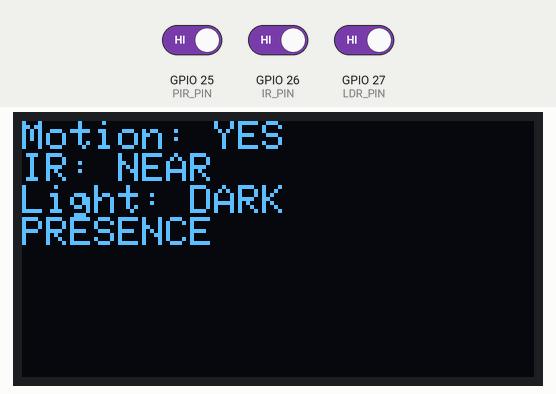
A sketch run on a simulated ESP32. On the bench: 128×64 one-colour display. Inputs (shaded band) come from the test bench; at power-on: GPIO 25 (PIR_PIN) HIGH, GPIO 26 (IR_PIN) HIGH, GPIO 27 (LDR_PIN) HIGH.

Above: at 1.4 s.
1.5 s: GPIO 25 (PIR_PIN) driven LOW
At 2.2 s:
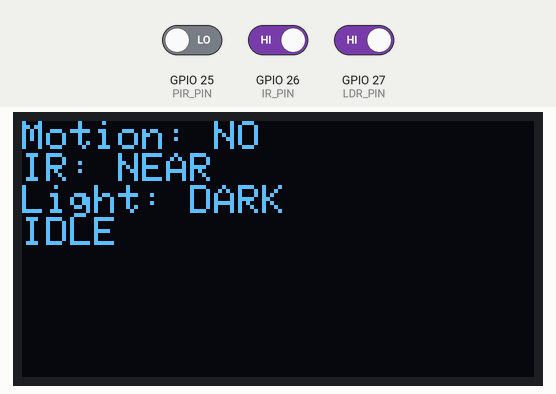
3.1 s: GPIO 26 (IR_PIN) driven LOW
At 4.5 s:
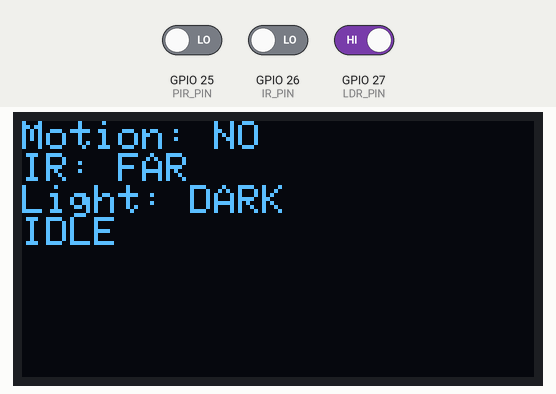
4.8 s: GPIO 27 (LDR_PIN) driven LOW
At 5.5 s:
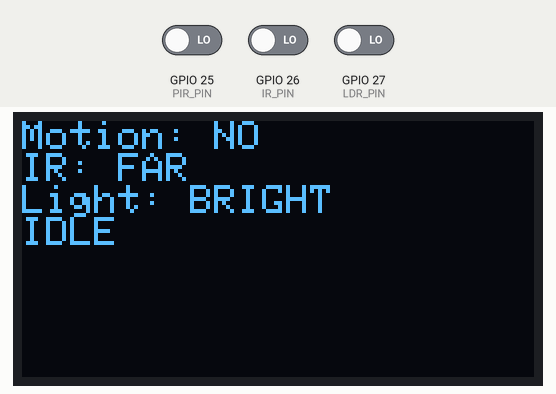
6.4 s: GPIO 25 (PIR_PIN) driven HIGH
At 7.7 s:
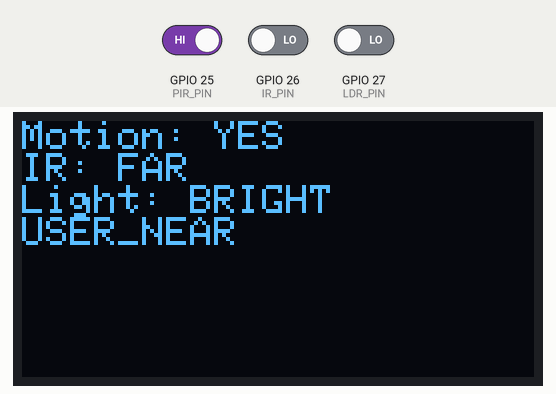
8.0 s: GPIO 26 (IR_PIN) driven HIGH
At 8.8 s:
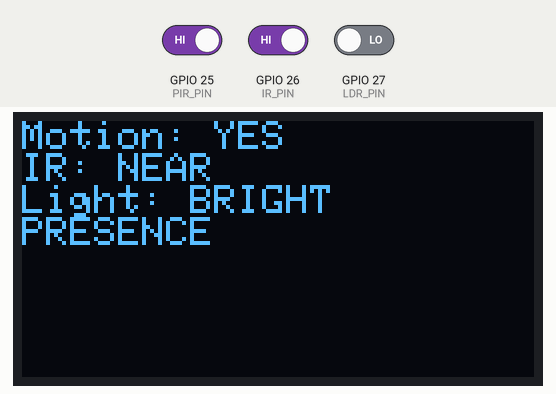
9.6 s: GPIO 25 (PIR_PIN) driven LOW
At 11.1 s:
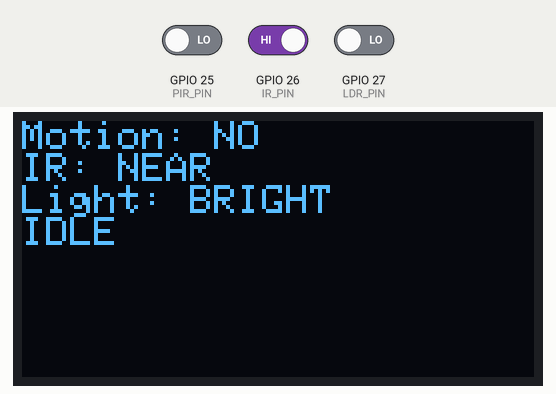
Timing chart, 0 to 12.3 s (numbered marks = the images above; inputs shaded):
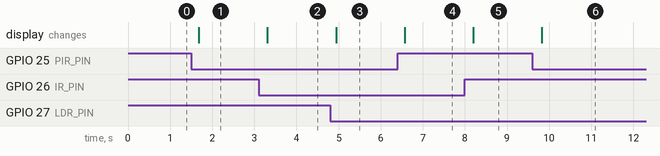

Measured:
- after the input at 1.5 s, the display: changes after 0.18 s (image 1)
- after the input at 3.1 s, the display: changes after 0.21 s (image 2)
- after the input at 4.8 s, the display: changes after 0.14 s (image 3)
- after the input at 6.4 s, the display: changes after 0.17 s (image 4)
- after the input at 8.0 s, the display: changes after 0.20 s (image 5)
- after the input at 9.6 s, the display: changes after 0.22 s (image 6)

The sketch:

_OLED_Multi-sensor_system.ino
```cpp
#include <Wire.h>
#include <Adafruit_GFX.h>
#include <Adafruit_SSD1306.h>

#define SCREEN_WIDTH 128
#define SCREEN_HEIGHT 64

#define OLED_SDA 21
#define OLED_SCL 22

#define PIR_PIN 25
#define IR_PIN 26
#define LDR_PIN 27

Adafruit_SSD1306 display(SCREEN_WIDTH, SCREEN_HEIGHT, &Wire, -1);

bool motionDetected;
bool objectNear;
bool isDark;

enum SystemState {
  IDLE,
  PRESENCE,
  USER_NEAR,
  DARK_ACTIVITY
};

SystemState currentState;

void setup() {
  // put your setup code here, to run once:
  Serial.begin(115200);

  pinMode(PIR_PIN, INPUT);
  pinMode(IR_PIN, INPUT);
  pinMode(LDR_PIN, INPUT);

  Wire.begin(OLED_SDA, OLED_SCL);

  if(!display.begin(SSD1306_SWITCHCAPVCC, 0x3C)){
    Serial.println("OLED failed");
    while(true);
  }
  display.clearDisplay();
}

void readSensors(){

  motionDetected = digitalRead(PIR_PIN);
  objectNear = digitalRead(IR_PIN);

  int lightValue = digitalRead(LDR_PIN);

  if(lightValue == LOW){
    isDark = false;
  }
  else{
    isDark = true;
  };
}

void evaluteState(){

  if(!motionDetected){
    currentState = IDLE;
  }
  else if(motionDetected && objectNear){
    currentState = PRESENCE;
  }
  else if(motionDetected && !objectNear && !isDark){
    currentState = USER_NEAR;
  }
  else if(motionDetected && !objectNear && isDark){
    currentState = DARK_ACTIVITY;
  }
}

void updateDisplay(){

  display.clearDisplay();

  display.setTextSize(1);
  display.setTextColor(WHITE);

  display.setCursor(0,0);
  display.print("Motion: ");
  display.println(motionDetected ? "YES" : "NO");

  display.print("IR: ");
  display.println(objectNear ? "NEAR" : "FAR");

  display.print("Light: ");
  display.println(isDark ? "DARK" : "BRIGHT");

  switch(currentState){
    case IDLE: display.println("IDLE"); break;
    case PRESENCE: display.println("PRESENCE"); break;
    case USER_NEAR: display.println("USER_NEAR"); break;
    case DARK_ACTIVITY: display.println("DARK_ACTIVITY"); break;
  }

  display.display();

  }
void loop() {
  // put your main code here, to run repeatedly:
  readSensors();
  evaluteState();
  updateDisplay();

  delay(300);
}
```
